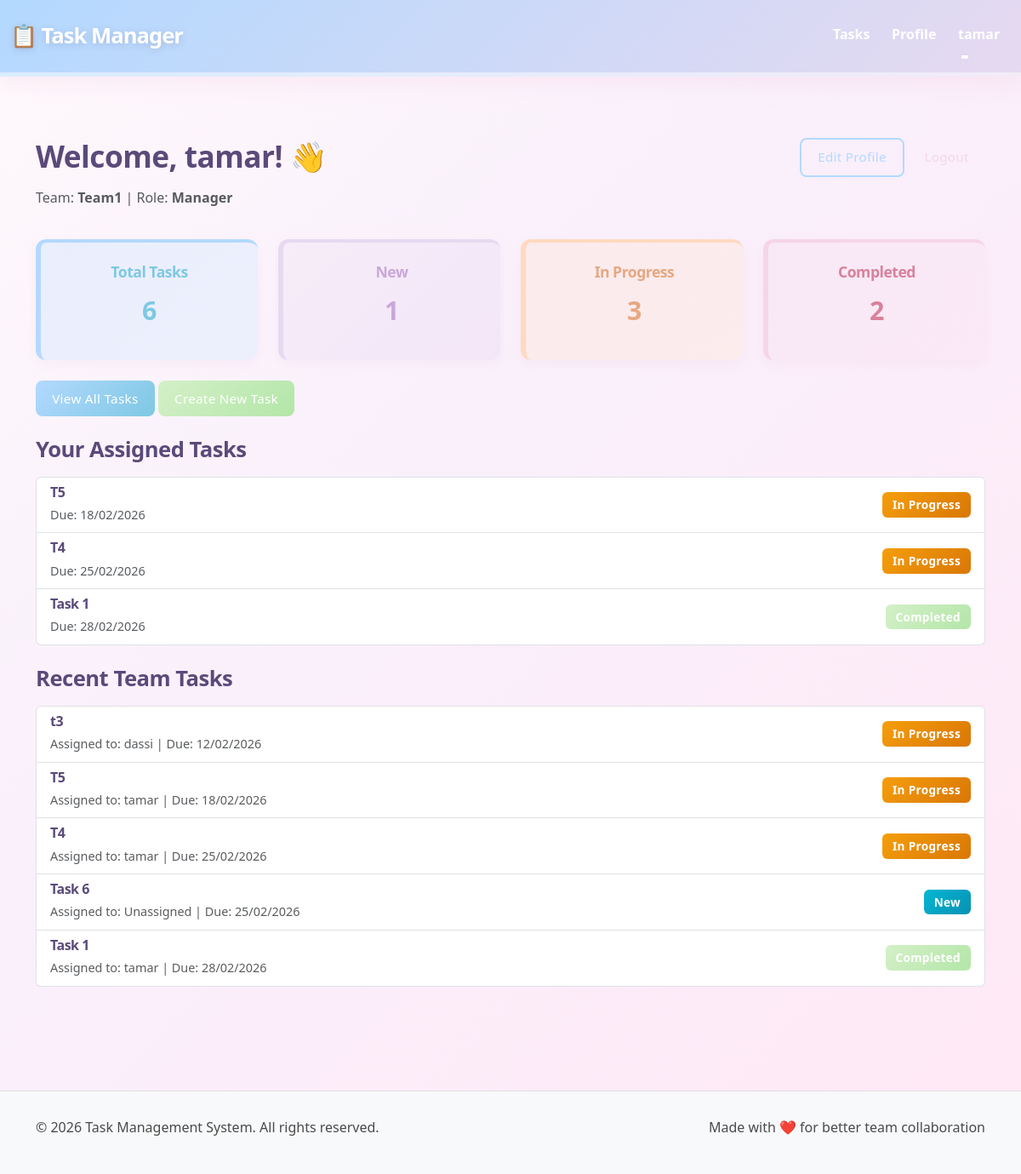
The app's page / (signed in) with its own data.
### App1/models.py (models this page shows, shortened)
class CustomUser(AbstractUser):
    ROLE_CHOICES = [
        ('Manager', 'Manager'),
        ('Employee', 'Employee'),
    ]
    team = models.ForeignKey(Team, on_delete=models.SET_NULL, null=True, blank=True, related_name='members')
    role = models.CharField(max_length=10, choices=ROLE_CHOICES, default='Employee')

class Team(models.Model):
    name = models.CharField(max_length=100, unique=True)
    class Meta:
        verbose_name = "Team"
        verbose_name_plural = "Teams"

class Task(models.Model):
    STATUS_CHOICES = [
        ('New', 'New'),
        ('In Progress', 'In Progress'),
        ('Completed', 'Completed'),
    ]
    title = models.CharField(max_length=200)
    description = models.TextField()
    due_date = models.DateField()
    status = models.CharField(max_length=20, choices=STATUS_CHOICES, default='New')
    team = models.ForeignKey(Team, on_delete=models.CASCADE, related_name='tasks')
    assigned_to = models.ForeignKey(CustomUser, on_delete=models.SET_NULL, null=True, blank=True, related_name='assigned_tasks')
    class Meta:
        verbose_name = "Task"
        verbose_name_plural = "Tasks"
        ordering = ['due_date'] #חוסך מיון לפי תאריך

### App1/views.py (the view)
# urls.py: path('', views.home, name='home'),
def home(request):
    if request.user.is_authenticated:
        user = request.user
        team = user.team
        if team:
            all_tasks = Task.objects.filter(team=team).order_by('due_date')
            assigned_tasks = all_tasks.filter(assigned_to=user)
            task_stats = {
                'total': all_tasks.count(),
                'new': all_tasks.filter(status='New').count(),
                'in_progress': all_tasks.filter(status='In Progress').count(),
                'completed': all_tasks.filter(status='Completed').count(),
            }
        else:
            all_tasks = Task.objects.none()
            assigned_tasks = Task.objects.none()
            task_stats = {'total': 0, 'new': 0, 'in_progress': 0, 'completed': 0}
        context = {
            'user': user,
            'team': team,
            'recent_tasks': all_tasks[:5],
            'assigned_tasks': assigned_tasks,
            'task_stats': task_stats,
        }
        return render(request, 'home.html', context)
    return render(request, 'home.html')

### App1/templates/home.html (shortened to what this page needs)
{% extends 'base.html' %}
{% load static %}
{% block content %}
<div class="container py-5">
    {% if user.is_authenticated %}
        <div class="row mb-4" style="animation: slideInLeft 0.6s ease-out;">
            <div class="col-md-8">
                <h1>Welcome, {{ user.username }}! 👋</h1>
                {% if user.team %}
                    <p class="text-muted">Team: <strong>{{ user.team.name }}</strong> | Role: <strong>{{ user.get_role_display }}</strong></p>
                {% else %}
                    <p class="alert alert-warning">Please complete your profile to get started.</p>
                {% endif %}
            </div>
            <div class="col-md-4 text-end">
                <a href="{% url 'edit_profile' %}" class="btn btn-outline-primary">Edit Profile</a>
                <a href="{% url 'logout' %}" class="btn btn-outline-danger">Logout</a>
            </div>
        </div>
        {% if user.team %}
            <div class="row mb-4">
                <div class="col-md-3">
                    <div class="card text-center" style="background: linear-gradient(135deg, rgba(179, 217, 255, 0.25), rgba(212, 233, 255, 0.35)); border-left: 6px solid #b3d9ff; border-top: 4px solid #b3d9ff;">
                        <div class="card-body">
                            <h5 class="card-title" style="color: #7ec8e3;">Total Tasks</h5>
                            <h2 style="color: #7ec8e3; font-weight: 800;">{{ task_stats.total }}</h2>
                        </div>
                    </div>
                </div>
                <div class="col-md-3">
                    <div class="card text-center" style="background: linear-gradient(135deg, rgba(230, 217, 240, 0.25), rgba(230, 211, 242, 0.35)); border-left: 6px solid #e6d9f0; border-top: 4px solid #e6d9f0;">
                        <div class="card-body">
                            <h5 class="card-title" style="color: #c9a8d9;">New</h5>
                            <h2 style="color: #c9a8d9; font-weight: 800;">{{ task_stats.new }}</h2>
                        </div>
                    </div>
                </div>
                <div class="col-md-3">
                    <div class="card text-center" style="background: linear-gradient(135deg, rgba(255, 217, 192, 0.25), rgba(255, 230, 212, 0.35)); border-left: 6px solid #ffd9c0; border-top: 4px solid #ffd9c0;">
                        <div class="card-body">
                            <h5 class="card-title" style="color: #e6a882;">In Progress</h5>
                            <h2 style="color: #e6a882; font-weight: 800;">{{ task_stats.in_progress }}</h2>
                        </div>
                    </div>
                </div>
                <div class="col-md-3">
                    <div class="card text-center" style="background: linear-gradient(135deg, rgba(245, 213, 232, 0.25), rgba(250, 225, 240, 0.35)); border-left: 6px solid #f5d5e8; border-top: 4px solid #f5d5e8;">
                        <div class="card-body">
                            <h5 class="card-title" style="color: #d9819b;">Completed</h5>
                            <h2 style="color: #d9819b; font-weight: 800;">{{ task_stats.completed }}</h2>
                        </div>
                    </div>
                </div>
            </div>
            <div class="row mb-4">
                <div class="col-md-12">
                    <a href="{% url 'task_list' %}" class="btn btn-primary">View All Tasks</a>
                    {% if user.role == 'Manager' %}
                        <a href="{% url 'create_task' %}" class="btn btn-success">Create New Task</a>
                    {% endif %}
                </div>
            </div>
            {% if assigned_tasks %}
                <div class="row mb-4">
                    <div class="col-md-12">
                        <h3>Your Assigned Tasks</h3>
                        <div class="list-group">
                            {% for task in assigned_tasks|slice:":5" %}
                                <a href="{% url 'task_detail' task.id %}" class="list-group-item list-group-item-action">
                                    <div class="d-flex justify-content-between align-items-center">
                                        <div>
                                            <h6 class="mb-1">{{ task.title }}</h6>
                                            <small class="text-muted">Due: {{ task.due_date|date:"d/m/Y" }}</small>
                                        </div>
                                        <span class="badge bg-{% if task.status == 'New' %}info{% elif task.status == 'In Progress' %}warning{% else %}success{% endif %}">
                                            {{ task.status }}
                                        </span>
                                    </div>
                                </a>
                            {% endfor %}
                        </div>
                    </div>
                </div>
            {% endif %}
            {% if recent_tasks %}
                <div class="row">
                    <div class="col-md-12">
                        <h3>Recent Team Tasks</h3>
                        <div class="list-group">
                            {% for task in recent_tasks %}
                                <a href="{% url 'task_detail' task.id %}" class="list-group-item list-group-item-action">
                                    <div class="d-flex justify-content-between align-items-center">
                                        <div>
                                            <h6 class="mb-1">{{ task.title }}</h6>
                                            <small class="text-muted">
                                                Assigned to: {{ task.assigned_to.username|default:"Unassigned" }} | Due: {{ task.due_date|date:"d/m/Y" }}
                                            </small>
                                        </div>
                                        <span class="badge bg-{% if task.status == 'New' %}info{% elif task.status == 'In Progress' %}warning{% else %}success{% endif %}">
                                            {{ task.status }}
                                        </span>
                                    </div>
                                </a>
                            {% endfor %}
                        </div>
                    </div>
                </div>
            {% endif %}
        {% endif %}
    {% endif %}
</div>
{% endblock %}

### App1/templates/base.html (shortened to what this page needs)
{% load static %}
<!DOCTYPE html>
<html lang="en">
<head>
    <link href="https://cdn.jsdelivr.net/npm/bootstrap@5.3.0/dist/css/bootstrap.min.css" rel="stylesheet">
    <link href="{% static 'css/style.css' %}" rel="stylesheet">
</head>
<body>
    <nav class="navbar navbar-expand-lg navbar-dark bg-primary">
        <div class="container-fluid">
            <a class="navbar-brand" href="{% url 'home' %}">📋 Task Manager</a>
            <div class="collapse navbar-collapse" id="navbarNav">
                <ul class="navbar-nav ms-auto">
                    {% if user.is_authenticated %}
                        <li class="nav-item">
                            <a class="nav-link" href="{% url 'task_list' %}">Tasks</a>
                        </li>
                        <li class="nav-item">
                            <a class="nav-link" href="{% url 'profile_detail' %}">Profile</a>
                        </li>
                        <li class="nav-item dropdown">
                            <a class="nav-link dropdown-toggle" href="#" id="userDropdown" role="button" data-bs-toggle="dropdown">
                                {{ user.username }}
                            </a>
                        </li>
                    {% endif %}
                </ul>
            </div>
        </div>
    </nav>
    <main class="py-4">
        {% block content %}{% endblock %}
    </main>
    <footer>
        <div class="container">
            <div class="row">
                <div class="col-md-6">
                    <p>&copy; 2026 Task Management System. All rights reserved.</p>
                </div>
                <div class="col-md-6 text-end">
                    <p>Made with ❤️ for better team collaboration</p>
                </div>
            </div>
        </div>
    </footer>
</body>
</html>

### App1/static/css/style.css (style rules this page uses)
:root { --pastel-blue: #b3d9ff; --pastel-blue-dark: #7ec8e3; --pastel-purple: #e6c7f0; --pastel-pink: #f5d5e8; --pastel-rose: #ffc0d9; --pastel-peach: #ffd9c0; --pastel-mint: #c8f0e8; --pastel-yellow: #ffe8b3; --pastel-lavender: #e6d9f0; --pastel-green: #d4f0c8; --pastel-coral: #f5bfcc; --primary-color: #b3d9ff; --primary-dark: #7ec8e3; --primary-light: #d4e9ff; --success-color: #d4f0c8; --success-dark: #b3e6a8; --danger-color: #f5d5e8; --warning-color: #ffd9c0; --info-color: #e6d9f0; --secondary-color: #e6c7f0; --light-bg: #faf7fc; --border-color: #f0e8f5; --shadow: 0 4px 15px rgba(240, 180, 210, 0.15); --shadow-lg: 0 10px 30px rgba(240, 180, 210, 0.2); --transition: all 0.4s cubic-bezier(0.4, 0, 0.2, 1); }
* { margin: 0; padding: 0; box-sizing: border-box; }
body { font-family: 'Segoe UI', 'Trebuchet MS', system-ui, -apple-system, sans-serif; font-size: 16px; line-height: 1.6; color: #4a4a4a; background: linear-gradient(135deg, #fef9fc 0%, #f9f0fb 40%, #ffe8f5 100%); min-height: 100vh; }
h1, h2, h3, h4, h5, h6 { font-weight: 700; letter-spacing: -0.5px; margin-bottom: 1rem; color: #5a4a7a; }
h1 { font-size: 2.2rem; }
h2 { font-size: 1.9rem; }
h3 { font-size: 1.6rem; }
p { font-size: 1rem; margin-bottom: 0.75rem; }
small { font-size: 0.9rem; }
a { color: var(--primary-color); text-decoration: none; transition: var(--transition); }
.card { border: none; border-radius: 12px; box-shadow: var(--shadow); transition: var(--transition); background: #fff; overflow: hidden; }
.card-body { padding: 1.5rem; }
.card-title { font-weight: 600; font-size: 1.1rem; margin-bottom: 1rem; }
.card:nth-child(1) { background: linear-gradient(135deg, rgba(179, 217, 255, 0.25), rgba(212, 233, 255, 0.35)); border-left: 6px solid #b3d9ff; border-top: 4px solid #b3d9ff; }
.card:nth-child(1) .card-title { color: #7ec8e3; }
.btn { font-weight: 500; font-size: 0.95rem; padding: 0.6rem 1.2rem; border-radius: 8px; transition: var(--transition); border: none; cursor: pointer; letter-spacing: 0.3px; display: inline-flex; align-items: center; justify-content: center; gap: 0.5rem; }
.btn-primary { background: linear-gradient(135deg, var(--primary-color), var(--primary-dark)); color: white; }
.btn-success { background: linear-gradient(135deg, var(--success-color), var(--success-dark)); color: white; }
.btn-outline-primary { background: transparent; color: var(--primary-color); border: 2px solid var(--primary-color); }
.btn-outline-danger { color: var(--danger-color); border-color: var(--danger-color); }
.badge { font-weight: 600; font-size: 0.85rem; padding: 0.5rem 0.75rem; border-radius: 6px; display: inline-block; letter-spacing: 0.3px; }
.badge.bg-info { background: linear-gradient(135deg, #06b6d4, #0891b2) !important; color: white; }
.badge.bg-warning { background: linear-gradient(135deg, #f59e0b, #d97706) !important; color: white; }
.badge.bg-success { background: linear-gradient(135deg, var(--success-color), var(--success-dark)) !important; color: white; }
.container > .row:first-of-type { animation: fadeIn 0.6s ease-out; }
.card { animation: fadeIn 0.6s ease-out backwards; }
.card:nth-child(1) { animation-delay: 0.1s; }
.navbar { background: linear-gradient(135deg, #b3d9ff 0%, #e6d9f0 50%, #f5d5e8 100%); background-size: 200% 200%; animation: gradientShift 8s ease infinite; box-shadow: 0 8px 25px rgba(240, 180, 210, 0.2); border-bottom: 5px solid rgba(255, 255, 255, 0.5); padding: 1rem 0; }
.navbar-brand { font-weight: 800; font-size: 1.6rem; color: #ffffff !important; letter-spacing: -1px; text-shadow: 0 2px 8px rgba(90, 74, 122, 0.2); transition: var(--transition); }
.navbar-nav .nav-link { color: #ffffff !important; font-weight: 600; margin: 0 0.8rem; padding: 0.75rem 0 !important; border-bottom: 3px solid transparent; transition: var(--transition); position: relative; }
.navbar-nav .nav-link::after { content: ''; position: absolute; bottom: -3px; left: 0; width: 0; height: 3px; background: rgba(255, 255, 255, 0.8); transition: width 0.3s ease; }
.text-center { text-align: center; }
.d-flex { display: flex; }
.align-items-center { align-items: center; }
.mb-4 { margin-bottom: 2rem; }
.text-muted { color: #9ca3af; }

### App1/templates/base.html (style rules this page uses)
.btn { border-radius: 0.5rem; font-weight: 500; }
footer { background-color: #f8f9fa; border-top: 1px solid #e0e0e0; margin-top: 50px; padding: 30px 0; }

### records on screen
CustomUser: username "tamar", team.name "Team1", role "Manager"
Task: title "T5", due_date "18/02/2026", status "In Progress", assigned_to.username "tamar"
Task: title "T4", due_date "25/02/2026", status "In Progress", assigned_to.username "tamar"
Task: title "Task 1", due_date "28/02/2026", status "Completed", assigned_to.username "tamar"
Task: title "t3", assigned_to.username "dassi", due_date "12/02/2026", status "In Progress"
Task: title "Task 6", assigned_to.username "Unassigned", due_date "25/02/2026", status "New"

### other values on screen
{{ task_stats.total }} "6"
{{ task_stats.new }} "1"
{{ task_stats.in_progress }} "3"
{{ task_stats.completed }} "2"
